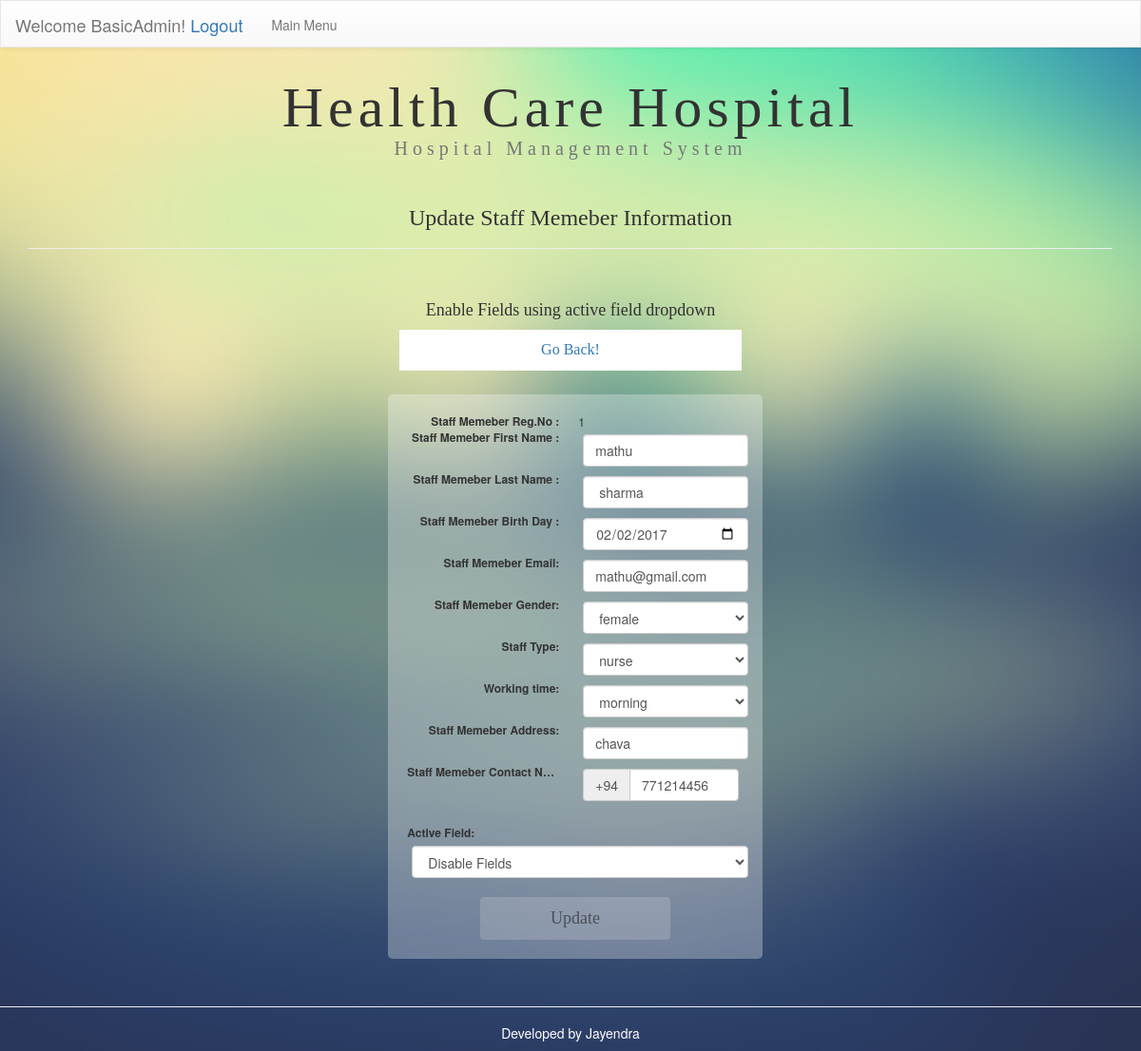
Screenshot of /HospitalSystem/suadstff.php?id=1 (signed in) with the database file from the repository.
### tables this page shows
CREATE TABLE `staff` (
  `staffID` int(11) NOT NULL AUTO_INCREMENT,
  `smfname` varchar(50) NOT NULL,
  `smlname` varchar(50) NOT NULL,
  `smtype` varchar(20) NOT NULL,
  `smbd` date NOT NULL,
  `telcode` varchar(3) NOT NULL DEFAULT '+94',
  `smtel` varchar(15) NOT NULL,
  `smemail` varchar(200) NOT NULL,
  `smgender` varchar(6) NOT NULL,
  `smwoti` varchar(10) NOT NULL,
  `smaddr` varchar(600) NOT NULL,
  `instetd_by` varchar(100) DEFAULT NULL,
  `insterted_date` timestamp NULL DEFAULT CURRENT_TIMESTAMP,
  `update_by` varchar(100) DEFAULT NULL,
  `update_date` timestamp NOT NULL DEFAULT CURRENT_TIMESTAMP,
  PRIMARY KEY (`staffID`)
);

### HospitalSystem/suadstff.php (the view, shortened to what this page needs)
<!DOCTYPE html PUBLIC "-//W3C//DTD XHTML 1.0 Transitional//EN" "http://www.w3.org/TR/xhtml1/DTD/xhtml1-transitional.dtd">
<html xmlns="http://www.w3.org/1999/xhtml">
<head>
<link rel="stylesheet" href="css/hide.css">
<link rel="stylesheet" href="css/bootstrap.min.css">
<link rel="stylesheet" href="css/bootstrap-theme.min.css">
<link rel="stylesheet" type="text/css" href="css/staff.css"/><script type="text/javascript" src="js/rightde.js"></script>
</head>
<body>
    <header class="nav-down ">
<?php include_once('sanavbar.php');?>
</header>
<?php
require('connect.php');
$id=$_REQUEST['id'];
$query = "SELECT * FROM `staff` WHERE `staffID`='$id'";
$result = mysqli_query($con, $query) or die ( mysqli_error());
$row = mysqli_fetch_assoc($result);
?>
<div class="container">
<div class="row">
<div class="col-md-12 col-xs-12 ">
<h1 class="text-center ">Health Care Hospital<br /><small style="font-size:20px">Hospital Management System</small></h1></div>
</div>
</div>
<div class="container">
<div class="row">
<div class="col-md-12 col-xs-12">
<div class="page-header">
<h3 style="font-family:calibri;" class="text-center">Update Staff Memeber Information</h3></div>
</div>
</div>
</div>
<div style="border-radius:10px; padding:25px;" class="container-fluid">
<div class="row">
<div class="">
<h4 style="font-family:calibri;" class="text-center">Enable Fields using active field dropdown</h4>
<div class="container">
<div class="row">
<div class="col-md-4 col-md-push-4">
<ul class="nav  nav-justified" style="background-color:#FFF;">
<li style="font-family:calibri; font-size:16px;"><a href="supadminopsm.php">Go Back!</a></ul>
</div>
</div>
</div>
<br />
<div style="padding:20px;  margin:5px; border-radius:5px; background-color:rgba(255, 255, 255, 0.3);"class="col-md-4 col-md-push-4">
<dl class="dl-horizontal">
<form class="" action="" method="post" id="upform">
  <dt style="font-size:12px;"><strong>Staff Memeber Reg.No :</strong> </dt>
  <dd style="font-size:12px;"><?php echo $row["staffID"]; ?></dd>
  <dt style="font-size:12px;"><strong>Staff Memeber First Name : </strong> </dt>
  <dd style="font-size:12px;"><input pattern="[A-Za-z]{1,30}" title="Use Only Letters" name="pfname" id="patifn" style="margin:5px" class="form-control" type="text" value="<?php echo $row["smfname"]; ?>"></dd>
  <dt style="font-size:12px;"><strong>Staff Memeber Last Name : </strong> </dt>
  <dd style="font-size:12px;"><input pattern="[A-Za-z]{1,30}" title="Use Only Letters" name="psname" id="patsn"  style="margin:5px" class="form-control" type="text" value=" <?php echo $row["smlname"]; ?>"></dd>
  <dt style="font-size:12px;"><strong>Staff Memeber Birth Day      : </strong></dt>
  <dd style="font-size:12px;"><input required="required" name="pdob" id="db" style="margin:5px" class="form-control" type="date" value="<?php echo $row["smbd"]; ?>"></dd>
  <dt style="font-size:12px;"><strong>Staff Memeber Email: </strong></dt>
  <dd style="font-size:12px;"><input pattern="[a-z0-9._%+-]+@[a-z0-9.-]+\.[a-z]{2,3}$" title="Not Valide Email" name="em" id="em"  style="margin:5px" class="form-control" type="text" value="<?php echo $row["smemail"]; ?>"></dd>
  <dt style="font-size:12px;"><strong>Staff Memeber Gender: </strong></dt>
  <dd style="font-size:12px;">
  <select name="gen"  id="gen"  style="margin:5px"    class="form-control" placeholder="Select your Gendere">
      <option  value="<?php echo $row["smgender"]; ?>"><?php echo $row["smgender"]; ?></option>
      <option value="Female">Female</option></dd>
  <dt style="font-size:12px;"><strong>Staff Type: </strong></dt></dt>
  <dd style="font-size:12px;">
  <select id="bog"  style="margin:5px" name="bg"   class="form-control" placeholder="Select your Staff Type">
  <option value="<?php echo $row["smtype"]; ?>"><?php echo $row["smtype"]; ?></option>
  </select></dd>
  <dt style="font-size:12px;"><strong>Working time: </strong></dt></dt>
  <dd style="font-size:12px;">
  <select id="wot"   style="margin:5px" name="wt"   class="form-control" placeholder="Select Workign Time">
  <option value="<?php echo $row["smwoti"]; ?>"><?php echo $row["smwoti"]; ?></option>
  </select></dd>
  <dt style="font-size:12px;"><strong>Staff Memeber Address: </strong></dt>
  <dd style="font-size:12px;"><input required="required" name="padd" id="addr"  style="margin:5px" class="form-control" type="text" value="<?php echo $row["smaddr"]; ?>"></dd>
  <dt style="font-size:12px;"><strong>Staff Memeber Contact Number : </strong>
  <dd style="font-size:12px;"><div style="margin:5px" class="input-group">
  <span class="  input-group-addon" id="basic-addon1"><?php echo $row["telcode"]; ?></span>
  <input pattern="\d{9,9}"  maxlength="9" title="Envalid Mobile Number Use only Letters and chacter count must be 9" required="required" name="ptel" id="tel"  type="text" class="form-control" value="<?php echo $row["smtel"]; ?>" placeholder="Username" aria-describedby="basic-addon1 ">
</dd>
  </dl>
<dl>
  <dt style="font-size:12px;"><strong>Active Field: </strong></dt></dt>
  <dd style="font-size:12px;">
  <select onchange="display()"  style="margin:5px; border-colour:red;" id="fieldsac" required="required"  class="form-control" placeholder="Select your Staff Type">
  <option value="DF">Disable Fields</option>
  </select></dd>
</dl>
  <center>
<button disabled id="Button" class="btn" name=submit type="submit">Update</button>
</center>
  </div>
</div>
</div>
</div>
</body>
<footer>
	<hr />
    <center><h5 style="color:#FFF">Developed by Jayendra</h5><center>
</footer>
</html>

### HospitalSystem/css/hide.css (style rules this page uses)
body { padding-top: 50px; }
header { height: 40px; z-index: 1; position:fixed; top: 0; transition: top 0.2s ease-in-out; width: 100%; }

### HospitalSystem/css/staff.css (style rules this page uses)
body { background:url(../images/background.jpg) no-repeat center center fixed ; -webkit-background-size:cover; -moz-background-size:cover; -o-background-size:cover; background-size:cover; }
h1 { text-align:center; font-family:"calibri"; font-size:60px; padding-top:10px; letter-spacing:5px; }
.btn { height:45px; width:200px; font-size:18px; font-family:"calibri"; }

### rows the page displays
staff: staffID "1", pfname "mathu", psname "sharma", pdob "02/02/2017", em "mathu@gmail.com", gen "female", bg "nurse", wt "morning", padd "chava", telcode "+94", ptel "771214456"

### other values shown
$_SESSION['sadmun'] "BasicAdmin"
